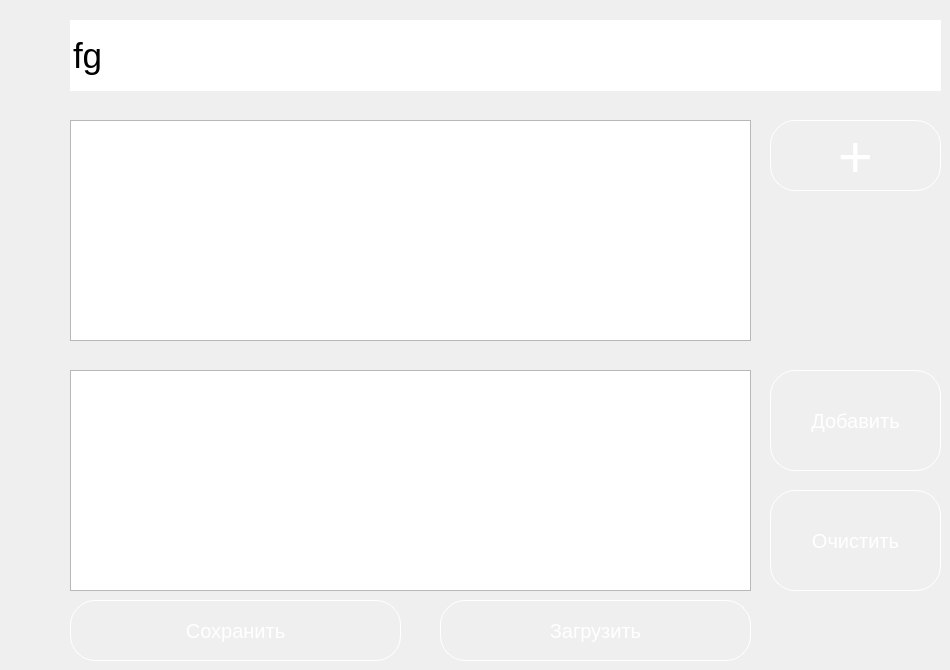
            <widget class="QWidget" name="page_4">
             <widget class="QTableView" name="table">
              <property name="geometry">
               <rect>
                <x>70</x>
                <y>120</y>
                <width>681</width>
                <height>221</height>
               </rect>
              </property>
              <property name="styleSheet">
               <string notr="true">font-size:15px;
height:20px;
color:#fff;

</string>
              </property>
             </widget>
             <widget class="QPushButton" name="pushButton_4">
              <property name="geometry">
               <rect>
                <x>770</x>
                <y>120</y>
                <width>171</width>
                <height>71</height>
               </rect>
              </property>
              <property name="styleSheet">
               <string notr="true">border:1px solid #fff;
border-radius:25px;
font-size:60px;
color:#fff;</string>
              </property>
              <property name="text">
               <string>+</string>
              </property>
             </widget>
             <widget class="QLabel" name="label">
              <property name="geometry">
               <rect>
                <x>790</x>
                <y>210</y>
                <width>131</width>
                <height>131</height>
               </rect>
              </property>
              <property name="text">
               <string/>
              </property>
              <property name="pixmap">
               <pixmap>img/frut.png</pixmap>
              </property>
             </widget>
             <widget class="QPushButton" name="pushButton_5">
              <property name="geometry">
               <rect>
                <x>70</x>
                <y>600</y>
                <width>331</width>
                <height>61</height>
               </rect>
              </property>
              <property name="styleSheet">
               <string notr="true">border:1px solid #fff;
border-radius:25px;
font-size:20px;
color:#fff;</string>
              </property>
              <property name="text">
               <string>Сохранить</string>
              </property>
             </widget>
             <widget class="QPushButton" name="pushButton_9">
              <property name="geometry">
               <rect>
                <x>440</x>
                <y>600</y>
                <width>311</width>
                <height>61</height>
               </rect>
              </property>
              <property name="styleSheet">
               <string notr="true">border:1px solid #fff;
border-radius:25px;
font-size:20px;
color:#fff;</string>
              </property>
              <property name="text">
               <string>Загрузить</string>
              </property>
             </widget>
             <widget class="QTableView" name="table2">
              <property name="geometry">
               <rect>
                <x>70</x>
                <y>370</y>
                <width>681</width>
                <height>221</height>
               </rect>
              </property>
              <property name="styleSheet">
               <string notr="true">font-size:15px;height:20px;
</string>
              </property>
             </widget>
             <widget class="QLineEdit" name="search_field">
              <property name="geometry">
               <rect>
                <x>70</x>
                <y>20</y>
                <width>871</width>
                <height>71</height>
               </rect>
              </property>
              <property name="styleSheet">
               <string notr="true">font-size:35px;
height: 60px;
border:1px solid #fff;</string>
              </property>
              <property name="text">
               <string>fg</string>
              </property>
             </widget>
             <widget class="QPushButton" name="pushButton_8">
              <property name="geometry">
               <rect>
                <x>770</x>
                <y>490</y>
                <width>171</width>
                <height>101</height>
               </rect>
              </property>
              <property name="styleSheet">
               <string notr="true">border:1px solid #fff;
border-radius:25px;
font-size:20px;
color:#fff;</string>
              </property>
              <property name="text">
               <string>Очистить</string>
              </property>
             </widget>
             <widget class="QPushButton" name="pushButton_3">
              <property name="geometry">
               <rect>
                <x>770</x>
                <y>370</y>
                <width>171</width>
                <height>101</height>
               </rect>
              </property>
              <property name="styleSheet">
               <string notr="true">border:1px solid #fff;
border-radius:25px;
font-size:20px;
color:#fff;</string>
              </property>
              <property name="text">
               <string>Добавить</string>
              </property>
             </widget>
            </widget>
